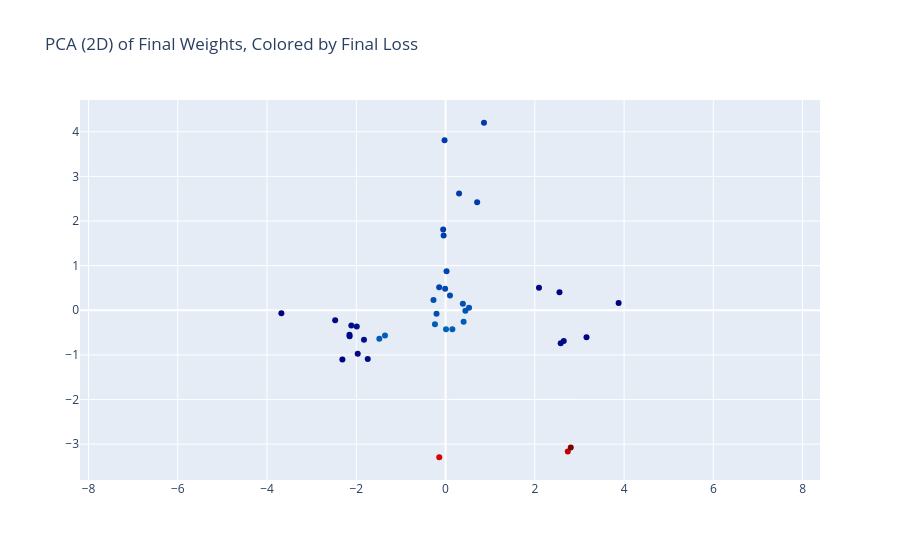

Notebook code for this chart:
### Markdown cell above
### PCA on flattened weight vectors

Each run's `(fc1, fc2)` weights, flattened into a single vector, projected
to 2D and 3D via PCA, colored by that run's final loss.

- Cluster around the origin: most networks converge to similar weights.
- Dark points: low final loss (network learned well).
- Light/red points: higher final loss (network failed), these still tend
  to land inside the main cluster, i.e. failed runs are not weight-space
  outliers.

### Code cell
pca_2d = PCA(n_components=2)
projected_2d = pca_2d.fit_transform(weights_finish)
plot_data(projected_2d.T, loss_finish, title="PCA (2D) of Final Weights, Colored by Final Loss")

### Figure 1 — Plotly figure (JSON) as saved in the notebook; plotly's stock layout.template omitted (floating-point values rounded to 4 significant figures)
{"data": [{"hoverinfo": "text", "marker": {"color": [0.002972, 0.01301, 0.002321, 0.00366, 0.04686, 0.001802, 0.01175, 0.01256, 0.01238, 0.01104, 0.01188, 0.0003498, 0.01233, 0.01226, 0.0007728, 0.01171, 0.001103, 0.01257, 0.0113, 0.003039, 0.002044, 0.0009334, 0.0134, 0.01307, 0.01109, 0.01319, 0.01317, 0.0003188, 0.001574, 0.001667, 0.01088, 0.04943, 0.01085, 0.01232, 0.01123, 0.002282, 0.05513, 0.001429, 0.00178, 0.01311], "colorscale": [[0, "rgb(0,0,131)"], [0.2, "rgb(0,60,170)"], [0.4, "rgb(5,255,255)"], [0.6, "rgb(255,255,0)"], [0.8, "rgb(250,0,0)"], [1, "rgb(128,0,0)"]], "opacity": 1, "size": 6}, "mode": "markers", "text": ["Color: 0.003", "Color: 0.013", "Color: 0.002", "Color: 0.004", "Color: 0.047", "Color: 0.002", "Color: 0.012", "Color: 0.013", "Color: 0.012", "Color: 0.011", "Color: 0.012", "Color: 0.000", "Color: 0.012", "Color: 0.012", "Color: 0.001", "Color: 0.012", "Color: 0.001", "Color: 0.013", "Color: 0.011", "Color: 0.003", "Color: 0.002", "Color: 0.001", "Color: 0.013", "Color: 0.013", "Color: 0.011", "Color: 0.013", "Color: 0.013", "Color: 0.000", "Color: 0.002", "Color: 0.002", "Color: 0.011", "Color: 0.049", "Color: 0.011", "Color: 0.012", "Color: 0.011", "Color: 0.002", "Color: 0.055", "Color: 0.001", "Color: 0.002", "Color: 0.013"], "type": "scatter", "x": [-2.111, 0.1529, -1.744, -1.989, -0.141, -2.15, -0.1434, 0.4442, 0.388, 0.303, -0.009174, 3.878, -0.2706, 0.09881, -2.312, 0.02216, 3.158, 0.5258, -0.04369, -1.828, 2.649, 2.553, 0.01036, 0.4048, 0.7079, -1.357, -0.2375, -3.679, -2.474, -1.968, -0.02277, 2.739, 0.8606, -0.2028, -0.05354, 2.58, 2.806, 2.093, -2.153, -1.484], "y": [-0.3423, -0.425, -1.092, -0.362, -3.293, -0.5824, 0.5142, -0.008801, 0.1482, 2.617, 0.4837, 0.1652, 0.2283, 0.3306, -1.104, 0.8737, -0.6068, 0.05466, 1.675, -0.6606, -0.6868, 0.4041, -0.4263, -0.2586, 2.421, -0.5641, -0.3141, -0.06576, -0.2245, -0.9743, 3.811, -3.165, 4.201, -0.07778, 1.807, -0.7374, -3.076, 0.5018, -0.5509, -0.6382]}], "layout": {"title": {"text": "PCA (2D) of Final Weights, Colored by Final Loss"}, "xaxis": {"scaleanchor": "y"}, "yaxis": {"scaleanchor": "x"}}}
